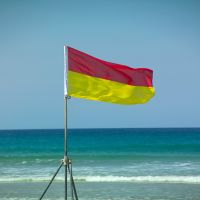
#> input picture image/img/45.jpg, 200 x 200 px
$ jupyter execute --allow-errors tp1.ipynb   (shell and % lines are left out)   (older library calls are emulated)
#> lines starting #> are read from the running program, lines starting #| are printed output that depends on the picture
# Indexation d'images par la couleur

## 1. Lecture d'une image RGB

[cell 1]
from scipy.misc import imread

img = imread('img/45.jpg')
#> img is the input picture: shape (200, 200, 3); mean R, G, B 107.4, 152.8, 162
print('Shape:', img.shape)
#| Shape: (200, 200, 3)

L'image fait 200 pixels en hauteur et 200 pixels en largeur; chaque pixel est composé de 3 valeurs (les intensités de rouge, de vert et de bleu). On peut afficher l'image avec la fonction `imshow` de Matplotlib.

[cell 2]
import matplotlib.pyplot as plt

plt.imshow(img)

## 2. Quantification de la couleur

> Nous allons tout d'abord quantifier l'image : celle-ci est effectuée par sous-échantillonnage sur les 2 bits de poids forts pour chaque composante. Ecrire une fonction quantification qui effectue cette opération. Nous utiliserons la fonction bitand afin d'accéder à la valeur d'un bit. Exemple pour récupérer la valeur du 1er bit de poids fort (bit7 --> 2^7 = 128) du nombre n : bitand(n, 128) /128 renverra 0 ou 1.

[cell 3]
def sample_pixel(pixel):
    to_bits = lambda x: '{0:08b}'.format(x)
    r, g, b = to_bits(pixel[0]), to_bits(pixel[1]), to_bits(pixel[2])
    r_intensity = int(r[0]) * 2 ** 5 + int(r[1]) * 2 ** 4
    g_intensity = int(g[0]) * 2 ** 3 + int(g[1]) * 2 ** 2
    b_intensity = int(b[0]) * 2 ** 1 + int(b[1]) * 2 ** 0
    intensity = r_intensity + g_intensity + b_intensity
    return [intensity, intensity, intensity] # Nécessaire d'en mettre 3 pour l'affichage


def sample_image(image):
    return [
        [
            sample_pixel(pixel)
            for pixel in row
        ]
        for row in image
    ]

> Afficher le résultat sous la forme d'une image. Que remarquez-vous ?

[cell 4]
sample = sample_image(img)
#> sample = 200 items
plt.imshow(sample)
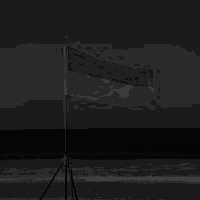
#> shown: shape (200, 200, 3); min 0, max 63, mean 28.8

L'image est grise car on est passé en niveaux de gris. En niveau de gris une seule valeur est nécessaire alors que système RGB il en faut 3.

## 3. Histogramme de couleur

> Nous allons maintenant indexer cette image par son histogramme de couleur. Ecrire une fonction histogramme qui calcule l'histogramme correspondant. Afficher le résultat.

La méthode `sample_image` retourne 3 valeurs pour chaque pixel pour la liste de listes retournées puisse être affichée. Si on fait l'histogramme de couleurs il y'aura 3 fois trop de valeurs et l'histogramme sera faussé. On convertit donc la liste de listes en `array` numpy pour pouvoir extraire la première de chaque triplet d'intensité.

[cell 5]
import numpy as np
from scipy.ndimage.measurements import histogram

hist = histogram(np.array(sample)[:, :, 0], min=0, max=63, bins=64)
#> hist = 64 values, max 10381 at index 26, min 0 at index 2, mean 625

plt.bar([i for i in range(64)], hist)
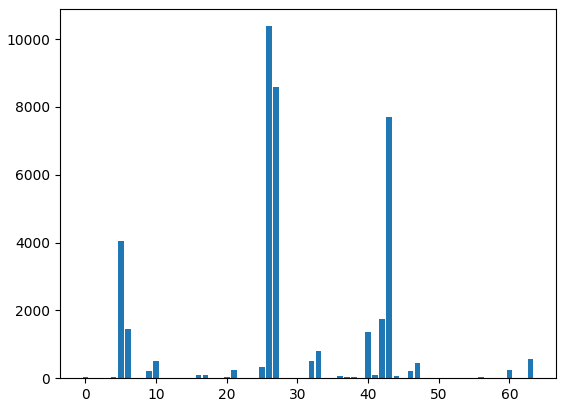
#> figure drawn by matplotlib, 1 panel; tallest bar 10381 high, from x = 25.6 to 26.4

## 4. Indexation d'image

> Ecrire une fonction indexation qui applique le processus sur chaque image et mémorise l'histogramme obtenu à chaque fois.

On peut plutôt stocker tous les histogrammes dans un dictionnaire où les clés sont numéros de chaque fichier et les valeurs sont les histogrammes. On écrit quelques fonctions avec de faire cela pour gagner en lisibilité.

[cell 6]
from os import listdir
import time

def load_image(path):
#> called with path = '01.jpg'
    return imread('img/{}'.format(path))
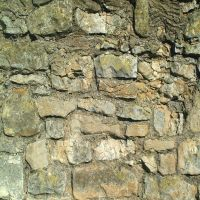
#> input picture image/img/01.jpg, 200 x 200 px
#> returned value is the input picture: shape (200, 200, 3); mean R, G, B 150, 145.7, 112.3

def compute_histogram(image):
    return histogram(image, min=0, max=63, bins=64)

debut = time.time()

histograms = {
    i: compute_histogram(np.array(sample_image(load_image(path)))[:, :, 0])
    for i, path in enumerate(listdir('img/'))
}
#> call 2 of load_image, with path = '02.jpg'
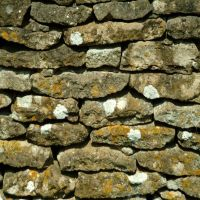
#> input picture image/img/02.jpg, 200 x 200 px
#> in load_image, returned value is the input picture: shape (200, 200, 3); mean R, G, B 113, 105.6, 69.9
#> call 3 of load_image, with path = '03.jpg'
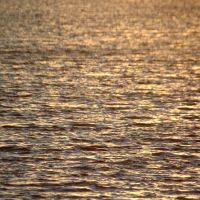
#> input picture image/img/03.jpg, 200 x 200 px
#> in load_image, returned value is the input picture: shape (200, 200, 3); mean R, G, B 153.3, 122.8, 92.7
#> histograms = 4 items

fin = time.time()

print('{0:.2f} secondes au total'.format(fin - debut))
print('{0:.2f} secondes par image'.format((fin - debut) / len(histograms)))
#| 0.64 secondes par image
